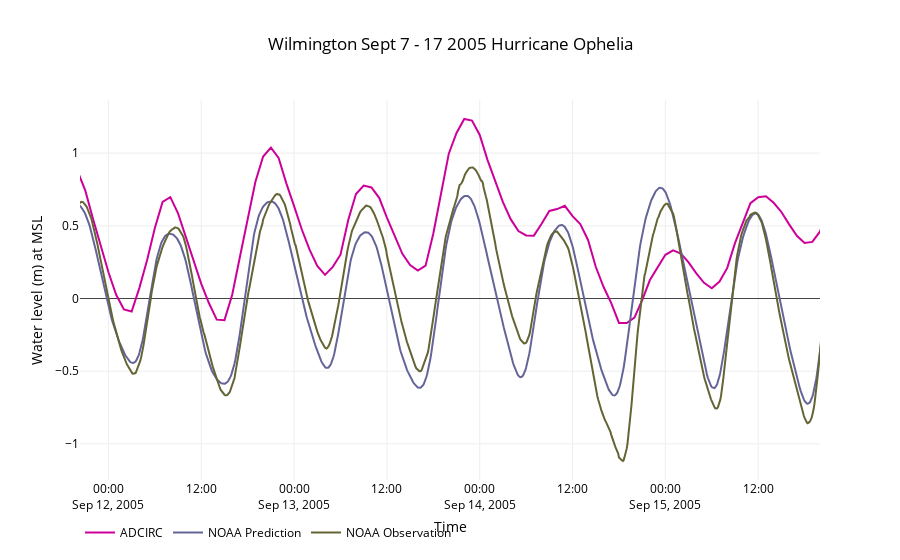

The cell this chart's notebook holds for it:
### Markdown cell above
### Timeseries Wilmington

### Code cell
nc_file = nc4.Dataset(files[2])
start,freq,station,name = '20050907 00:00:00','1H',567933,' Prediction'
table = utils.timeseries(nc_file,start,freq,station,name)
start,end,noaa = '20050907','20050917','8658120'
data = utils.plot_timeseries(table,start,end,noaa)
title,x,y = 'Wilmington Sept 7 - 17 2005 Hurricane Ophelia','Time','Water level (m) at MSL'
layout=utils.layout(title,x,y)
fig = go.Figure(data=data, layout=layout)
interactive = iplot(fig)
#po.plot(fig,filename=root_dir+'\\'+'beaufort_ophelia.html')

### Figure 1 — Plotly figure (JSON) as saved in the notebook; plotly's stock layout.template omitted (floating-point values rounded to 4 significant figures; data arrays with more than 128 entries replaced by an {"elided": "..."} marker saying what was removed)
{"data": [{"line": {"color": "rgb(204, 0, 153)"}, "mode": "lines", "name": "ADCIRC", "type": "scatter", "uid": "ec31e654-dc6e-11e8-a967-6c0b84658d3c", "x": {"elided": "239 str values"}, "y": {"elided": "239 float values"}}, {"line": {"color": "rgb(100, 100, 153)"}, "mode": "lines", "name": "NOAA Prediction", "type": "scatter", "uid": "ec31e655-dc6e-11e8-8e31-6c0b84658d3c", "x": {"elided": "2640 str values"}, "y": {"elided": "2640 float values"}}, {"line": {"color": "rgb(100, 100, 53)"}, "mode": "lines", "name": "NOAA Observation", "type": "scatter", "uid": "ec31e656-dc6e-11e8-88f5-6c0b84658d3c", "x": {"elided": "2640 str values"}, "y": {"elided": "2640 float values"}}], "layout": {"autosize": true, "font": {"color": "rgb(0, 0, 0)"}, "legend": {"orientation": "h"}, "paper_bgcolor": "rgb(255,255,255)", "plot_bgcolor": "rgb(255,255,255)", "title": "Wilmington Sept 7 - 17 2005 Hurricane Ophelia", "xaxis": {"autorange": false, "range": ["2005-09-11 20:19:21.1946", "2005-09-15 19:59:22.9248"], "title": "Time", "type": "date"}, "yaxis": {"autorange": false, "range": [-1.249, 1.366], "title": "Water level (m) at MSL", "type": "linear"}}}
